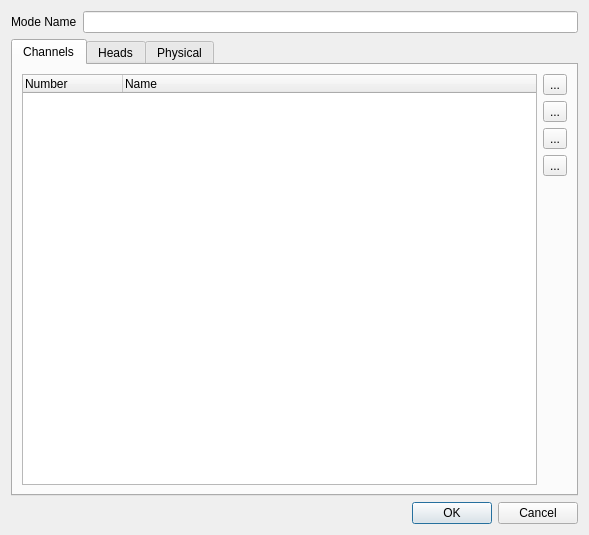
<?xml version="1.0" encoding="UTF-8"?>
<ui version="4.0">
 <class>EditMode</class>
 <widget class="QDialog" name="EditMode">
  <property name="geometry">
   <rect>
    <x>0</x>
    <y>0</y>
    <width>589</width>
    <height>535</height>
   </rect>
  </property>
  <property name="windowTitle">
   <string>Edit Mode</string>
  </property>
  <layout class="QGridLayout" name="gridLayout_7">
   <item row="0" column="0">
    <widget class="QLabel" name="m_modeNameLabel">
     <property name="text">
      <string>Mode Name</string>
     </property>
    </widget>
   </item>
   <item row="0" column="1">
    <widget class="QLineEdit" name="m_modeNameEdit"/>
   </item>
   <item row="1" column="0" colspan="2">
    <widget class="QTabWidget" name="m_tab">
     <property name="currentIndex">
      <number>0</number>
     </property>
     <widget class="QWidget" name="tab_channels">
      <attribute name="title">
       <string>Channels</string>
      </attribute>
      <layout class="QGridLayout" name="gridLayout_8">
       <item row="0" column="0" rowspan="5">
        <widget class="QTreeWidget" name="m_channelList">
         <property name="alternatingRowColors">
          <bool>true</bool>
         </property>
         <property name="iconSize">
          <size>
           <width>24</width>
           <height>24</height>
          </size>
         </property>
         <property name="rootIsDecorated">
          <bool>false</bool>
         </property>
         <property name="itemsExpandable">
          <bool>false</bool>
         </property>
         <property name="allColumnsShowFocus">
          <bool>true</bool>
         </property>
         <column>
          <property name="text">
           <string>Number</string>
          </property>
         </column>
         <column>
          <property name="text">
           <string>Name</string>
          </property>
         </column>
        </widget>
       </item>
       <item row="0" column="1">
        <widget class="QToolButton" name="m_addChannelButton">
         <property name="toolTip">
          <string>Add channel(s) to this mode</string>
         </property>
         <property name="text">
          <string notr="true">...</string>
         </property>
         <property name="icon">
          <iconset resource="../ui/src/qlcui.qrc">
           <normaloff>:/edit_add.png</normaloff>:/edit_add.png</iconset>
         </property>
         <property name="iconSize">
          <size>
           <width>32</width>
           <height>32</height>
          </size>
         </property>
        </widget>
       </item>
       <item row="1" column="1">
        <widget class="QToolButton" name="m_removeChannelButton">
         <property name="toolTip">
          <string>Remove the selected channel</string>
         </property>
         <property name="text">
          <string notr="true">...</string>
         </property>
         <property name="icon">
          <iconset resource="../ui/src/qlcui.qrc">
           <normaloff>:/edit_remove.png</normaloff>:/edit_remove.png</iconset>
         </property>
         <property name="iconSize">
          <size>
           <width>32</width>
           <height>32</height>
          </size>
         </property>
        </widget>
       </item>
       <item row="2" column="1">
        <widget class="QToolButton" name="m_raiseChannelButton">
         <property name="toolTip">
          <string>Raise the selected channel</string>
         </property>
         <property name="text">
          <string notr="true">...</string>
         </property>
         <property name="icon">
          <iconset resource="../ui/src/qlcui.qrc">
           <normaloff>:/up.png</normaloff>:/up.png</iconset>
         </property>
         <property name="iconSize">
          <size>
           <width>32</width>
           <height>32</height>
          </size>
         </property>
        </widget>
       </item>
       <item row="3" column="1">
        <widget class="QToolButton" name="m_lowerChannelButton">
         <property name="toolTip">
          <string>Lower the selected channel</string>
         </property>
         <property name="text">
          <string notr="true">...</string>
         </property>
         <property name="icon">
          <iconset resource="../ui/src/qlcui.qrc">
           <normaloff>:/down.png</normaloff>:/down.png</iconset>
         </property>
         <property name="iconSize">
          <size>
           <width>32</width>
           <height>32</height>
          </size>
         </property>
        </widget>
       </item>
       <item row="4" column="1">
        <spacer>
         <property name="orientation">
          <enum>Qt::Vertical</enum>
         </property>
         <property name="sizeHint" stdset="0">
          <size>
           <width>20</width>
           <height>213</height>
          </size>
         </property>
        </spacer>
       </item>
      </layout>
     </widget>
     <widget class="QWidget" name="tab_heads">
      <attribute name="title">
       <string>Heads</string>
      </attribute>
      <layout class="QGridLayout" name="gridLayout_9">
       <item row="0" column="0" rowspan="6">
        <widget class="QTreeWidget" name="m_headList">
         <property name="alternatingRowColors">
          <bool>true</bool>
         </property>
         <property name="allColumnsShowFocus">
          <bool>true</bool>
         </property>
         <column>
          <property name="text">
           <string>Head</string>
          </property>
         </column>
        </widget>
       </item>
       <item row="0" column="1">
        <widget class="QToolButton" name="m_addHeadButton">
         <property name="toolTip">
          <string>Compose a new head</string>
         </property>
         <property name="text">
          <string notr="true">...</string>
         </property>
         <property name="icon">
          <iconset resource="../ui/src/qlcui.qrc">
           <normaloff>:/edit_add.png</normaloff>:/edit_add.png</iconset>
         </property>
         <property name="iconSize">
          <size>
           <width>32</width>
           <height>32</height>
          </size>
         </property>
        </widget>
       </item>
       <item row="1" column="1">
        <widget class="QToolButton" name="m_removeHeadButton">
         <property name="toolTip">
          <string>Remove the selected head</string>
         </property>
         <property name="text">
          <string notr="true">...</string>
         </property>
         <property name="icon">
          <iconset resource="../ui/src/qlcui.qrc">
           <normaloff>:/edit_remove.png</normaloff>:/edit_remove.png</iconset>
         </property>
         <property name="iconSize">
          <size>
           <width>32</width>
           <height>32</height>
          </size>
         </property>
        </widget>
       </item>
       <item row="2" column="1">
        <widget class="QToolButton" name="m_editHeadButton">
         <property name="toolTip">
          <string>Edit the channels that belong to the selected head</string>
         </property>
         <property name="text">
          <string>...</string>
         </property>
         <property name="icon">
          <iconset resource="../ui/src/qlcui.qrc">
           <normaloff>:/edit.png</normaloff>:/edit.png</iconset>
         </property>
         <property name="iconSize">
          <size>
           <width>32</width>
           <height>32</height>
          </size>
         </property>
        </widget>
       </item>
       <item row="3" column="1">
        <widget class="QToolButton" name="m_raiseHeadButton">
         <property name="toolTip">
          <string>Raise the selected head</string>
         </property>
         <property name="text">
          <string notr="true">...</string>
         </property>
         <property name="icon">
          <iconset resource="../ui/src/qlcui.qrc">
           <normaloff>:/up.png</normaloff>:/up.png</iconset>
         </property>
         <property name="iconSize">
          <size>
           <width>32</width>
           <height>32</height>
          </size>
         </property>
        </widget>
       </item>
       <item row="4" column="1">
        <widget class="QToolButton" name="m_lowerHeadButton">
         <property name="toolTip">
          <string>Lower the selected head</string>
         </property>
         <property name="text">
          <string notr="true">...</string>
         </property>
         <property name="icon">
          <iconset resource="../ui/src/qlcui.qrc">
           <normaloff>:/down.png</normaloff>:/down.png</iconset>
         </property>
         <property name="iconSize">
          <size>
           <width>32</width>
           <height>32</height>
          </size>
         </property>
        </widget>
       </item>
       <item row="5" column="1">
        <spacer>
         <property name="orientation">
          <enum>Qt::Vertical</enum>
         </property>
         <property name="sizeHint" stdset="0">
          <size>
           <width>20</width>
           <height>167</height>
          </size>
         </property>
        </spacer>
       </item>
      </layout>
     </widget>
     <widget class="QWidget" name="tab_physical">
      <attribute name="title">
       <string>Physical</string>
      </attribute>
      <layout class="QGridLayout" name="gridLayout_6">
       <item row="0" column="0">
        <widget class="QGroupBox" name="groupBox">
         <property name="title">
          <string>Bulb</string>
         </property>
         <layout class="QGridLayout" name="gridLayout">
          <item row="0" column="0">
           <widget class="QLabel" name="m_bulbTypeLabel">
            <property name="text">
             <string>Type</string>
            </property>
           </widget>
          </item>
          <item row="0" column="2">
           <widget class="QComboBox" name="m_bulbTypeCombo">
            <property name="editable">
             <bool>true</bool>
            </property>
            <property name="currentIndex">
             <number>34</number>
            </property>
            <item>
             <property name="text">
              <string notr="true">CDM 70W</string>
             </property>
            </item>
            <item>
             <property name="text">
              <string notr="true">CDM 150W</string>
             </property>
            </item>
            <item>
             <property name="text">
              <string notr="true">CP29 5000W</string>
             </property>
            </item>
            <item>
             <property name="text">
              <string notr="true">CP41 2000W</string>
             </property>
            </item>
            <item>
             <property name="text">
              <string notr="true">CP60 1000W</string>
             </property>
            </item>
            <item>
             <property name="text">
              <string notr="true">CP61 1000W</string>
             </property>
            </item>
            <item>
             <property name="text">
              <string notr="true">CP62 1000W</string>
             </property>
            </item>
            <item>
             <property name="text">
              <string notr="true">CP86 500W</string>
             </property>
            </item>
            <item>
             <property name="text">
              <string notr="true">CP87 500W</string>
             </property>
            </item>
            <item>
             <property name="text">
              <string notr="true">CP88 500W</string>
             </property>
            </item>
            <item>
             <property name="text">
              <string notr="true">EFP 100W</string>
             </property>
            </item>
            <item>
             <property name="text">
              <string notr="true">EFP 150W</string>
             </property>
            </item>
            <item>
             <property name="text">
              <string notr="true">EFR 100W</string>
             </property>
            </item>
            <item>
             <property name="text">
              <string notr="true">EFR 150W</string>
             </property>
            </item>
            <item>
             <property name="text">
              <string notr="true">ELC 250W</string>
             </property>
            </item>
            <item>
             <property name="text">
              <string>HMI 150W</string>
             </property>
            </item>
            <item>
             <property name="text">
              <string>HMI 250W</string>
             </property>
            </item>
            <item>
             <property name="text">
              <string>HMI 400W</string>
             </property>
            </item>
            <item>
             <property name="text">
              <string>HMI 575W</string>
             </property>
            </item>
            <item>
             <property name="text">
              <string>HMI 700W</string>
             </property>
            </item>
            <item>
             <property name="text">
              <string notr="true">HMI 1200W</string>
             </property>
            </item>
            <item>
             <property name="text">
              <string notr="true">HMI 4000W</string>
             </property>
            </item>
            <item>
             <property name="text">
              <string>HSD 150W</string>
             </property>
            </item>
            <item>
             <property name="text">
              <string>HSD 200W</string>
             </property>
            </item>
            <item>
             <property name="text">
              <string>HSD 250W</string>
             </property>
            </item>
            <item>
             <property name="text">
              <string>HSD 575W</string>
             </property>
            </item>
            <item>
             <property name="text">
              <string notr="true">HTI 150W</string>
             </property>
            </item>
            <item>
             <property name="text">
              <string notr="true">HTI 250W</string>
             </property>
            </item>
            <item>
             <property name="text">
              <string notr="true">HTI 300W</string>
             </property>
            </item>
            <item>
             <property name="text">
              <string notr="true">HTI 400W</string>
             </property>
            </item>
            <item>
             <property name="text">
              <string notr="true">HTI 575W</string>
             </property>
            </item>
            <item>
             <property name="text">
              <string notr="true">HTI 700W</string>
             </property>
            </item>
            <item>
             <property name="text">
              <string notr="true">HTI 1200W</string>
             </property>
            </item>
            <item>
             <property name="text">
              <string notr="true">HTI 2500W</string>
             </property>
            </item>
            <item>
             <property name="text">
              <string notr="true">LED</string>
             </property>
            </item>
            <item>
             <property name="text">
              <string notr="true">MSD 200W</string>
             </property>
            </item>
            <item>
             <property name="text">
              <string notr="true">MSD 250W</string>
             </property>
            </item>
            <item>
             <property name="text">
              <string notr="true">MSD 275W</string>
             </property>
            </item>
            <item>
             <property name="text">
              <string notr="true">MSD 575W</string>
             </property>
            </item>
            <item>
             <property name="text">
              <string>MSR 575W</string>
             </property>
            </item>
            <item>
             <property name="text">
              <string notr="true">MSR 700W</string>
             </property>
            </item>
            <item>
             <property name="text">
              <string notr="true">MSR 1200W</string>
             </property>
            </item>
           </widget>
          </item>
          <item row="1" column="0">
           <widget class="QLabel" name="m_bulbLumensLabel">
            <property name="text">
             <string>Lumens</string>
            </property>
           </widget>
          </item>
          <item row="1" column="2">
           <widget class="QSpinBox" name="m_bulbLumensSpin">
            <property name="accelerated">
             <bool>true</bool>
            </property>
            <property name="maximum">
             <number>999999</number>
            </property>
            <property name="value">
             <number>18000</number>
            </property>
           </widget>
          </item>
          <item row="2" column="0">
           <widget class="QLabel" name="m_bulbTempLabel">
            <property name="text">
             <string>Colour Temp (K)</string>
            </property>
           </widget>
          </item>
          <item row="2" column="2">
           <widget class="QComboBox" name="m_bulbTempCombo">
            <property name="editable">
             <bool>true</bool>
            </property>
            <property name="currentIndex">
             <number>12</number>
            </property>
            <item>
             <property name="text">
              <string>2000</string>
             </property>
            </item>
            <item>
             <property name="text">
              <string>2800</string>
             </property>
            </item>
            <item>
             <property name="text">
              <string>3200</string>
             </property>
            </item>
            <item>
             <property name="text">
              <string>4000</string>
             </property>
            </item>
            <item>
             <property name="text">
              <string>4500</string>
             </property>
            </item>
            <item>
             <property name="text">
              <string>5000</string>
             </property>
            </item>
            <item>
             <property name="text">
              <string>5500</string>
             </property>
            </item>
            <item>
             <property name="text">
              <string>6000</string>
             </property>
            </item>
            <item>
             <property name="text">
              <string>6500</string>
             </property>
            </item>
            <item>
             <property name="text">
              <string>7000</string>
             </property>
            </item>
            <item>
             <property name="text">
              <string>7200</string>
             </property>
            </item>
            <item>
             <property name="text">
              <string>8000</string>
             </property>
            </item>
            <item>
             <property name="text">
              <string>8300</string>
             </property>
            </item>
            <item>
             <property name="text">
              <string>9000</string>
             </property>
            </item>
            <item>
             <property name="text">
              <string>9300</string>
             </property>
            </item>
           </widget>
          </item>
         </layout>
        </widget>
       </item>
       <item row="0" column="1">
        <widget class="QGroupBox" name="groupBox_3">
         <property name="title">
          <string>Dimensions</string>
         </property>
         <layout class="QGridLayout" name="gridLayout_2">
          <item row="0" column="0">
           <widget class="QLabel" name="m_weightLabel">
            <property name="text">
             <string>Weight</string>
            </property>
           </widget>
          </item>
          <item row="0" column="1">
           <widget class="QDoubleSpinBox" name="m_weightSpin">
            <property name="suffix">
             <string>kg</string>
            </property>
            <property name="maximum">
             <double>999.990000000000009</double>
            </property>
           </widget>
          </item>
          <item row="1" column="0">
           <widget class="QLabel" name="m_widthLabel">
            <property name="text">
             <string>Width</string>
            </property>
           </widget>
          </item>
          <item row="1" column="1">
           <widget class="QSpinBox" name="m_widthSpin">
            <property name="accelerated">
             <bool>true</bool>
            </property>
            <property name="suffix">
             <string>mm</string>
            </property>
            <property name="maximum">
             <number>9999</number>
            </property>
           </widget>
          </item>
          <item row="2" column="0">
           <widget class="QLabel" name="m_heightLabel">
            <property name="text">
             <string>Height</string>
            </property>
           </widget>
          </item>
          <item row="2" column="1">
           <widget class="QSpinBox" name="m_heightSpin">
            <property name="accelerated">
             <bool>true</bool>
            </property>
            <property name="suffix">
             <string>mm</string>
            </property>
            <property name="maximum">
             <number>9999</number>
            </property>
           </widget>
          </item>
          <item row="3" column="0">
           <widget class="QLabel" name="m_depthLabel">
            <property name="text">
             <string>Depth</string>
            </property>
           </widget>
          </item>
          <item row="3" column="1">
           <widget class="QSpinBox" name="m_depthSpin">
            <property name="accelerated">
             <bool>true</bool>
            </property>
            <property name="suffix">
             <string>mm</string>
            </property>
            <property name="maximum">
             <number>9999</number>
            </property>
           </widget>
          </item>
         </layout>
        </widget>
       </item>
       <item row="1" column="0">
        <widget class="QGroupBox" name="groupBox_2">
         <property name="title">
          <string>Lens</string>
         </property>
         <layout class="QGridLayout" name="gridLayout_3">
          <item row="0" column="0">
           <widget class="QLabel" name="m_lensNameLabel">
            <property name="text">
             <string>Name</string>
            </property>
           </widget>
          </item>
          <item row="0" column="1">
           <widget class="QComboBox" name="m_lensNameCombo">
            <property name="editable">
             <bool>true</bool>
            </property>
            <item>
             <property name="text">
              <string notr="true">Other</string>
             </property>
            </item>
            <item>
             <property name="text">
              <string notr="true">PC</string>
             </property>
            </item>
            <item>
             <property name="text">
              <string notr="true">Fresnel</string>
             </property>
            </item>
           </widget>
          </item>
          <item row="1" column="0">
           <widget class="QLabel" name="m_lensDegreesMinLabel">
            <property name="text">
             <string>Min Degrees</string>
            </property>
           </widget>
          </item>
          <item row="1" column="1">
           <widget class="QSpinBox" name="m_lensDegreesMinSpin">
            <property name="accelerated">
             <bool>true</bool>
            </property>
            <property name="maximum">
             <number>360</number>
            </property>
           </widget>
          </item>
          <item row="2" column="0">
           <widget class="QLabel" name="m_lensDegreesMaxLabel">
            <property name="text">
             <string>Max Degrees</string>
            </property>
           </widget>
          </item>
          <item row="2" column="1">
           <widget class="QSpinBox" name="m_lensDegreesMaxSpin">
            <property name="accelerated">
             <bool>true</bool>
            </property>
            <property name="maximum">
             <number>360</number>
            </property>
           </widget>
          </item>
         </layout>
        </widget>
       </item>
       <item row="1" column="1">
        <widget class="QGroupBox" name="groupBox_4">
         <property name="title">
          <string>Focus</string>
         </property>
         <layout class="QGridLayout" name="gridLayout_4">
          <item row="0" column="0">
           <widget class="QLabel" name="m_focusTypeLabel">
            <property name="text">
             <string>Type</string>
            </property>
           </widget>
          </item>
          <item row="0" column="1">
           <widget class="QComboBox" name="m_focusTypeCombo">
            <property name="editable">
             <bool>true</bool>
            </property>
            <item>
             <property name="text">
              <string notr="true">Fixed</string>
             </property>
            </item>
            <item>
             <property name="text">
              <string notr="true">Head</string>
             </property>
            </item>
            <item>
             <property name="text">
              <string notr="true">Mirror</string>
             </property>
            </item>
            <item>
             <property name="text">
              <string notr="true">Barrel</string>
             </property>
            </item>
           </widget>
          </item>
          <item row="1" column="0">
           <widget class="QLabel" name="m_panMaxLabel">
            <property name="text">
             <string>Pan Max Degrees</string>
            </property>
           </widget>
          </item>
          <item row="1" column="1">
           <widget class="QSpinBox" name="m_panMaxSpin">
            <property name="accelerated">
             <bool>true</bool>
            </property>
            <property name="maximum">
             <number>999</number>
            </property>
           </widget>
          </item>
          <item row="2" column="0">
           <widget class="QLabel" name="m_tiltMaxLabel">
            <property name="text">
             <string>Tilt Max Degrees</string>
            </property>
           </widget>
          </item>
          <item row="2" column="1">
           <widget class="QSpinBox" name="m_tiltMaxSpin">
            <property name="accelerated">
             <bool>true</bool>
            </property>
            <property name="maximum">
             <number>999</number>
            </property>
           </widget>
          </item>
         </layout>
        </widget>
       </item>
       <item row="2" column="0">
        <widget class="QGroupBox" name="groupBox_5">
         <property name="title">
          <string>Electrical</string>
         </property>
         <layout class="QGridLayout" name="gridLayout_5">
          <item row="0" column="0">
           <widget class="QLabel" name="m_powerConsumptionLabel">
            <property name="text">
             <string>Power Consumption</string>
            </property>
           </widget>
          </item>
          <item row="0" column="1">
           <widget class="QSpinBox" name="m_powerConsumptionSpin">
            <property name="accelerated">
             <bool>true</bool>
            </property>
            <property name="suffix">
             <string>W</string>
            </property>
            <property name="maximum">
             <number>99999</number>
            </property>
           </widget>
          </item>
          <item row="1" column="0">
           <widget class="QLabel" name="m_dmxConnectorLabel">
            <property name="text">
             <string>DMX Connector</string>
            </property>
           </widget>
          </item>
          <item row="1" column="1">
           <widget class="QComboBox" name="m_dmxConnectorCombo">
            <property name="editable">
             <bool>true</bool>
            </property>
            <property name="currentIndex">
             <number>0</number>
            </property>
            <item>
             <property name="text">
              <string notr="true">5-pin</string>
             </property>
            </item>
            <item>
             <property name="text">
              <string notr="true">3-pin</string>
             </property>
            </item>
            <item>
             <property name="text">
              <string notr="true">3-pin and 5-pin</string>
             </property>
            </item>
           </widget>
          </item>
         </layout>
        </widget>
       </item>
       <item row="2" column="1">
        <layout class="QHBoxLayout" name="horizontalLayout">
         <item>
          <widget class="QToolButton" name="copyClipboardButton">
           <property name="toolTip">
            <string>Copy physical information to clipboard</string>
           </property>
           <property name="icon">
            <iconset resource="../ui/src/qlcui.qrc">
             <normaloff>:/editcopy.png</normaloff>:/editcopy.png</iconset>
           </property>
           <property name="iconSize">
            <size>
             <width>32</width>
             <height>32</height>
            </size>
           </property>
          </widget>
         </item>
         <item>
          <widget class="QToolButton" name="pasteClipboardButton">
           <property name="toolTip">
            <string>Paste physical information from clipboard</string>
           </property>
           <property name="icon">
            <iconset resource="../ui/src/qlcui.qrc">
             <normaloff>:/editpaste.png</normaloff>:/editpaste.png</iconset>
           </property>
           <property name="iconSize">
            <size>
             <width>32</width>
             <height>32</height>
            </size>
           </property>
          </widget>
         </item>
        </layout>
       </item>
      </layout>
     </widget>
    </widget>
   </item>
   <item row="2" column="0" colspan="2">
    <widget class="QDialogButtonBox" name="m_buttonBox">
     <property name="orientation">
      <enum>Qt::Horizontal</enum>
     </property>
     <property name="standardButtons">
      <set>QDialogButtonBox::Cancel|QDialogButtonBox::Ok</set>
     </property>
    </widget>
   </item>
  </layout>
 </widget>
 <resources>
  <include location="../ui/src/qlcui.qrc"/>
  <include location="../ui/src/qlcui.qrc"/>
 </resources>
 <connections>
  <connection>
   <sender>m_buttonBox</sender>
   <signal>accepted()</signal>
   <receiver>EditMode</receiver>
   <slot>accept()</slot>
   <hints>
    <hint type="sourcelabel">
     <x>266</x>
     <y>557</y>
    </hint>
    <hint type="destinationlabel">
     <x>157</x>
     <y>274</y>
    </hint>
   </hints>
  </connection>
  <connection>
   <sender>m_buttonBox</sender>
   <signal>rejected()</signal>
   <receiver>EditMode</receiver>
   <slot>reject()</slot>
   <hints>
    <hint type="sourcelabel">
     <x>334</x>
     <y>557</y>
    </hint>
    <hint type="destinationlabel">
     <x>286</x>
     <y>274</y>
    </hint>
   </hints>
  </connection>
 </connections>
</ui>
